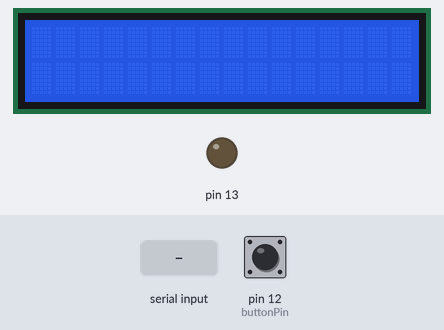
A sketch run on a simulated Arduino Uno, built with avr-gcc and run on an emulated ATmega328P. Shown: 16×2 character LCD, output pins drawn as LEDs (lit = HIGH). Inputs (shaded band) come from the test bench; at power-on: pin 12 (buttonPin) LOW. What the sketch prints to the serial monitor is not drawn.

Above: at 1.2 s.
1.3 s: "1" received over the second serial link
At 2.1 s:
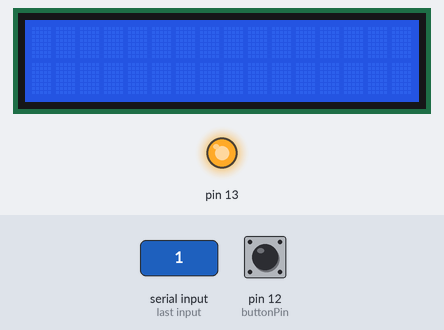
3.8 s: pin 12 (buttonPin) pulled HIGH for 0.15 s
Timing chart, 0 to 6.8 s (numbered marks = the images above; inputs shaded):
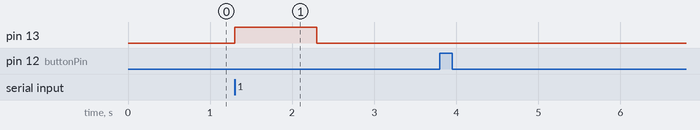

Measured:
- after the input at 1.3 s, pin 13: LOW → HIGH at once, → LOW 1.0 s later
- after the input at 3.8 s, every drawn part: stays the same

The sketch:

arduino-xbee-lcd-display.ino.ino
```cpp
#include <Wire.h>
#include <LCD.h>
#include <LiquidCrystal_I2C.h>
#include <ArduinoJson.h>
#include <SoftwareSerial.h>

const String deviceID = "lcd1";

/**
 * Utilisé pour les IO XBee
 */
SoftwareSerial XBee(2, 3); // RX, TX
String incoming;
String decoded;

/**
 * Utilisé pour le bouton
 */
const int buttonPin = 12;
// Variables will change:
int ledState = HIGH;         // the current state of the output pin
int buttonState;             // the current reading from the input pin
int lastButtonState = LOW;   // the previous reading from the input pin
// the following variables are long's because the time, measured in miliseconds,
// will quickly become a bigger number than can be stored in an int.
long lastDebounceTime = 0;  // the last time the output pin was toggled
long debounceDelay = 50;    // the debounce time; increase if the output flickers
boolean backlightOn = false;


/**
 * utilisé pour le LCD
 */
//LiquidCrystal_I2C lcd(0x27,16,2); // TODO trouver la bonne adresse du LCD

#define I2C_ADDR    0x27 // <<----- Add your address here.  Find it from I2C Scanner
#define BACKLIGHT_PIN     3
#define En_pin  2
#define Rw_pin  1
#define Rs_pin  0
#define D4_pin  4
#define D5_pin  5
#define D6_pin  6
#define D7_pin  7

int n = 1;

LiquidCrystal_I2C  lcd(I2C_ADDR,En_pin,Rw_pin,Rs_pin,D4_pin,D5_pin,D6_pin,D7_pin);


long backlightDelay = 60000;
long lastBacklight = 0;

void setup()
{
  XBee.begin(9600);
  Serial.begin(9600);
  pinMode(13, OUTPUT);
  pinMode(buttonPin, INPUT);
  lcd.begin (16,2);


// Switch on the backlight
lcd.setBacklightPin(BACKLIGHT_PIN,POSITIVE);

lcd.home (); // go home

}

void loop()
{

  handleButton();
  handleXbee();
  handleLcdBacklight();
  digitalWrite(13, LOW);
}


void handleButton(){
  int reading = digitalRead(buttonPin);

  // check to see if you just pressed the button
  // (i.e. the input went from LOW to HIGH),  and you've waited
  // long enough since the last press to ignore any noise:

  // If the switch changed, due to noise or pressing:
  if (reading != lastButtonState) {
    // reset the debouncing timer
    lastDebounceTime = millis();
  }
  if ((millis() - lastDebounceTime) > debounceDelay) {
    // whatever the reading is at, it's been there for longer
    // than the debounce delay, so take it as the actual current state:

    // if the button state has changed:
    if (reading != buttonState) {
      buttonState = reading;

      // only toggle the LED if the new button state is HIGH
      if (buttonState == HIGH) {
        /**
         * activer le backlight durant 1 min
         */

        Serial.println("bouton activation backlight !!");
        lastBacklight = millis();
        lcd.setBacklight(HIGH);

        backlightOn = true;
      }
    }
  }
  lastButtonState = reading;
}

void handleXbee(){
  if (XBee.available())
  { // If data comes in from XBee, send it out to serial monitor
    StaticJsonBuffer<200> jsonBuffer;
    digitalWrite(13, HIGH);
    incoming = XBee.readString();

    JsonObject& decodedJson = jsonBuffer.parseObject(incoming); //DUH !!
    if (!decodedJson.success())
    {
      Serial.println("Send only JSON");
    }else{

      if( decodedJson[deviceID].asString() == NULL ){
        Serial.println("--ignored--");
      }else{
        /**
         * envoi du texte vers le LCD
         * activer le backlight durant 1 min.
         */
        decoded = decodedJson[deviceID].asString();
        if(decoded.length() > 32){
          decoded = decoded.substring(0,32);
        }
        lcd.clear();
        lcd.home();

        if( decoded.length() > 16){
          lcd.print( decoded.substring(0,16) );
          lcd.setCursor ( 0, 1 );
          lcd.print( decoded.substring(16) );
        }else{
          lcd.print( decoded );
        }

        lastBacklight = millis();
        lcd.setBacklight(HIGH);

        backlightOn = true;


        Serial.println( decoded  + "5454"+ decoded.length() );
      }
    }
  }
}

void handleLcdBacklight(){
  if(backlightOn && (millis() - lastBacklight) > backlightDelay){
    Serial.println("suppression backlight !!");
   // lcd.noBacklight();
   lcd.setBacklight(LOW);
    backlightOn = false;
  }
}
```
